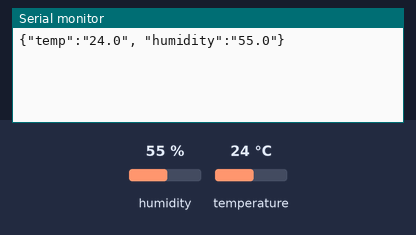
A sketch run on a simulated Arduino Uno, built with avr-gcc and run on an emulated ATmega328P. Shown: the last lines printed to the serial monitor. The test bench sets the inputs (shaded band); at power-on: humidity 55 %, temperature 24 °C.

Above: at 5.8 s.
5.9 s: humidity set to 22 %
At 10.7 s:
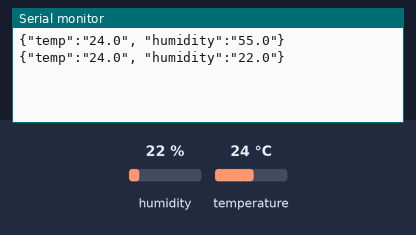
10.9 s: temperature set to 12 °C
At 15.7 s:
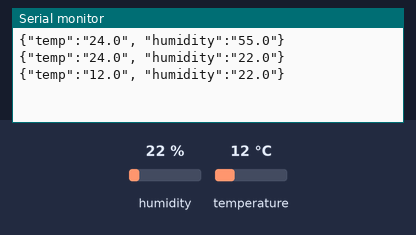
15.9 s: humidity set to 40 %
At 20.6 s:
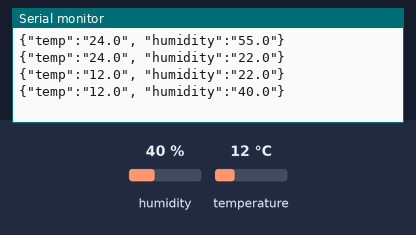
Timing chart, 0 to 22.1 s (numbered marks = the images above; inputs shaded):
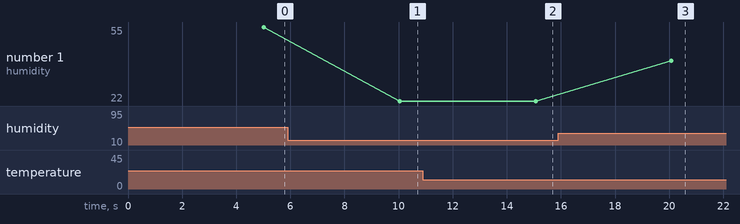

The sketch:

aggregation.ino
```cpp
#include <DHT22.h>
// Only used for sprintf
#include <stdio.h>

// Data wire is plugged into port 7 on the Arduino
// Connect a 4.7K resistor between VCC and the data pin (strong pullup)
#define DHT22_PIN 2

// Setup a DHT22 instance
DHT22 myDHT22(DHT22_PIN);

void setup(void)
{
  // start serial port
  Serial.begin(9600);
}

void loop(void)
{
  DHT22_ERROR_t errorCode;

  // The sensor can only be read from every 1-2s, and requires a minimum
  // 2s warm-up after power-on.
  delay(5000);

  errorCode = myDHT22.readData();
  switch(errorCode)
  {
    case DHT_ERROR_NONE:
      char buf[128];
      sprintf(buf, "{\"temp\":\"%hi.%01hi\", \"humidity\":\"%i.%01i\"}",
                   myDHT22.getTemperatureCInt()/10, abs(myDHT22.getTemperatureCInt()%10),
                   myDHT22.getHumidityInt()/10, myDHT22.getHumidityInt()%10);
      Serial.println(buf);


      //Serial.print("{temp:\""+myDHT22.getTemperatureC()+"\", humidity:\""+myDHT22.getHumidity()+"\"}");
      //Serial.print(myDHT22.getTemperatureC());
      //Serial.print("C ");
      //Serial.print(myDHT22.getHumidity());
      //Serial.println("%");
      // Alternately, with integer formatting which is clumsier but more compact to store and
    // can be compared reliably for equality:
	  //
      //char buf[128];
      //sprintf(buf, "Integer-only reading: Temperature %hi.%01hi C, Humidity %i.%01i %% RH",
      //             myDHT22.getTemperatureCInt()/10, abs(myDHT22.getTemperatureCInt()%10),
      //             myDHT22.getHumidityInt()/10, myDHT22.getHumidityInt()%10);
      //Serial.println(buf);
      break;
    case DHT_ERROR_CHECKSUM:
      //Serial.print("check sum error ");
      //Serial.print(myDHT22.getTemperatureC());
      //Serial.print("C ");
      //Serial.print(myDHT22.getHumidity());
      //Serial.println("%");
      break;
    case DHT_BUS_HUNG:
      //Serial.println("BUS Hung ");
      break;
    case DHT_ERROR_NOT_PRESENT:
      //Serial.println("Not Present ");
      break;
    case DHT_ERROR_ACK_TOO_LONG:
      //Serial.println("ACK time out ");
      break;
    case DHT_ERROR_SYNC_TIMEOUT:
      //Serial.println("Sync Timeout ");
      break;
    case DHT_ERROR_DATA_TIMEOUT:
      //Serial.println("Data Timeout ");
      break;
    case DHT_ERROR_TOOQUICK:
      //Serial.println("Polled to quick ");
      break;
  }
}
```

Measured:
- after the input at 5.9 s, the serial monitor: prints a new line after 4.1 s (image 1)
- after the input at 10.9 s, the serial monitor: prints a new line after 4.2 s (image 2)
- after the input at 15.9 s, the serial monitor: prints a new line after 4.2 s (image 3)
- plotted number 1: 55 → 22 after the input at 5.9 s, 22 → 40 after the input at 15.9 s
